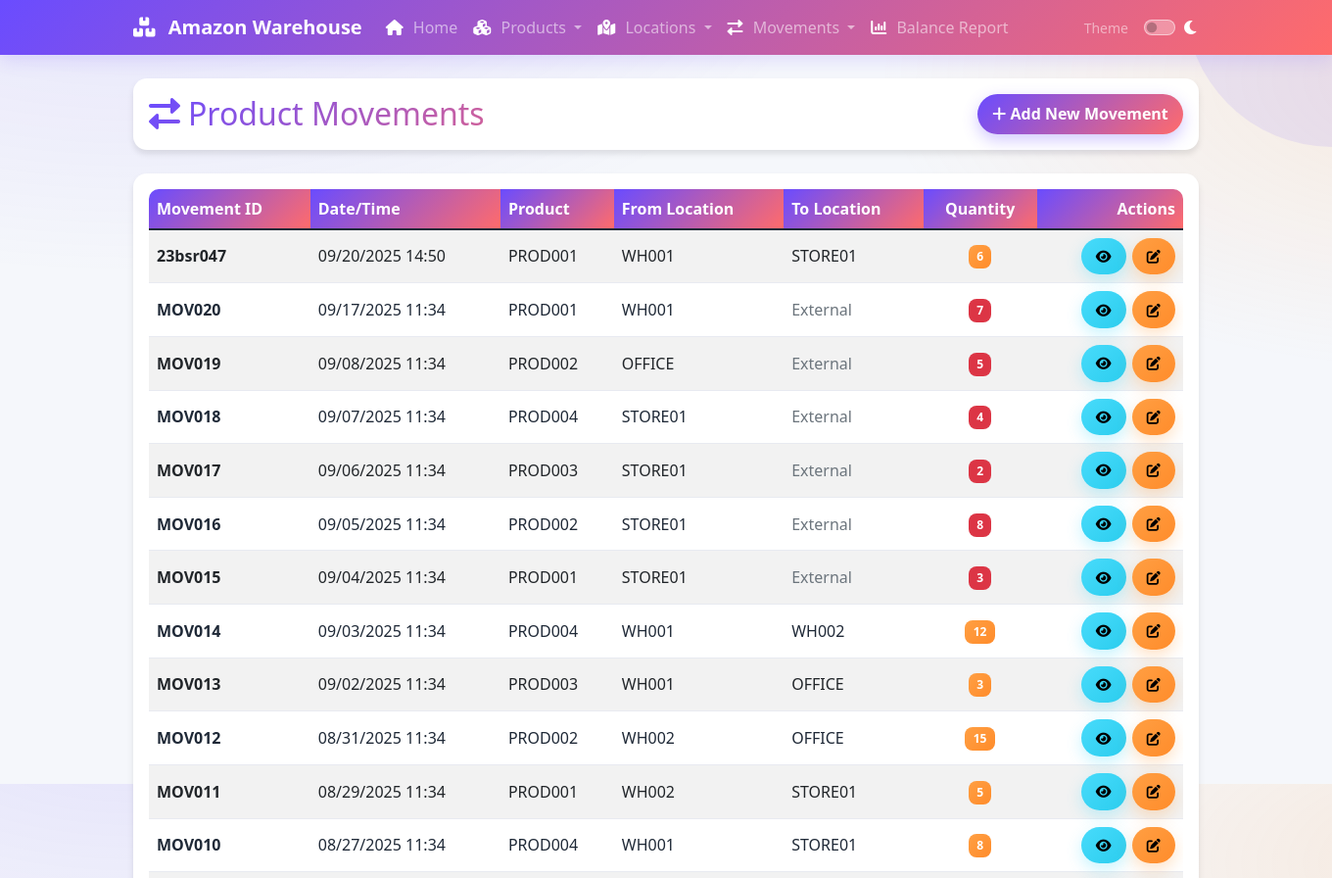
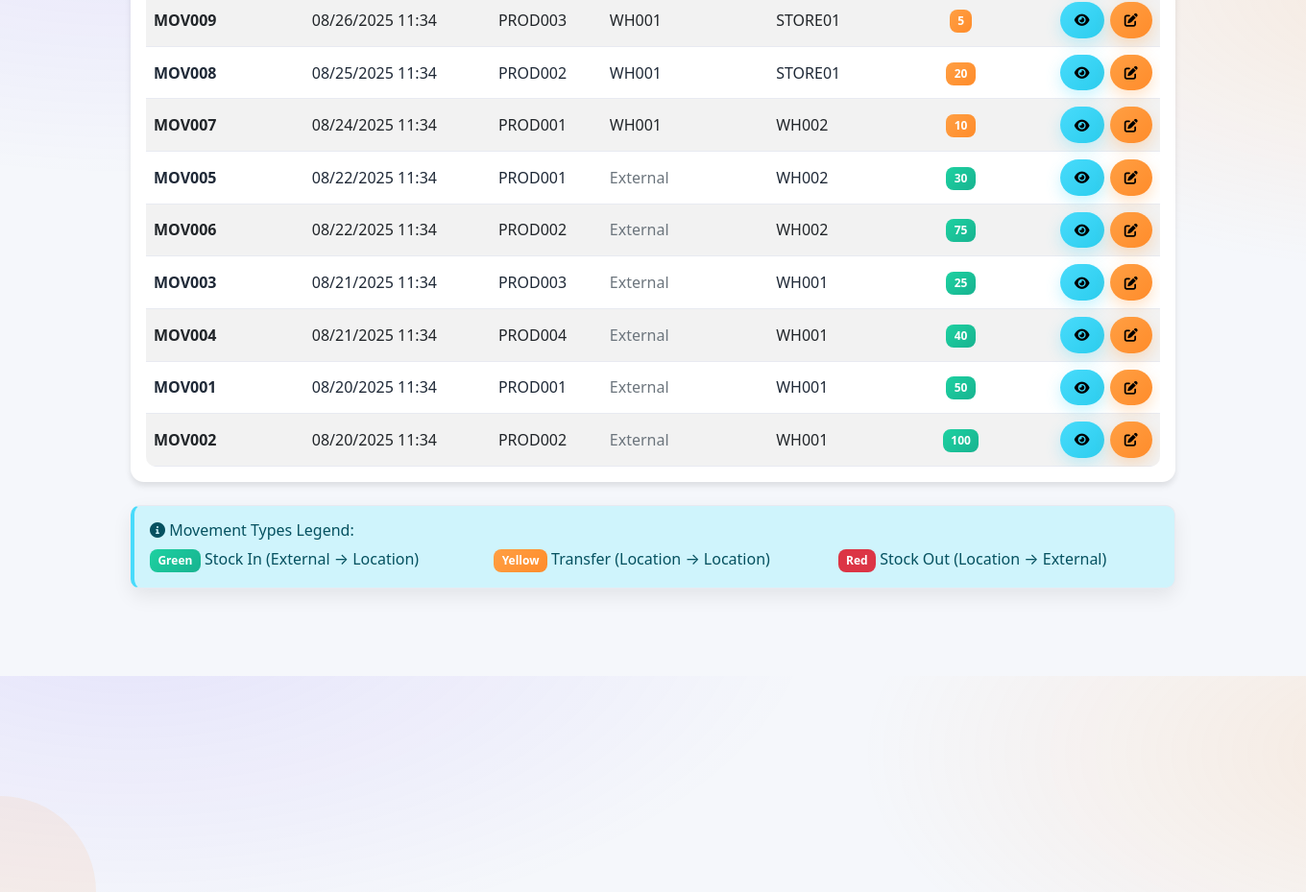
/movements, run on the app's committed database (2 pictures, top to bottom).
### app.py (models this page shows, shortened)
class ProductMovement(db.Model):
    movement_id = db.Column(db.String(50), primary_key=True)
    timestamp = db.Column(db.DateTime, nullable=False, default=datetime.utcnow)
    from_location = db.Column(db.String(50), db.ForeignKey('location.location_id'), nullable=True)
    to_location = db.Column(db.String(50), db.ForeignKey('location.location_id'), nullable=True)
    product_id = db.Column(db.String(50), db.ForeignKey('product.product_id'), nullable=False)
    qty = db.Column(db.Integer, nullable=False)
    product = db.relationship('Product', backref='movements')
    from_loc = db.relationship('Location', foreign_keys=[from_location], backref='outgoing_movements')
    to_loc = db.relationship('Location', foreign_keys=[to_location], backref='incoming_movements')

### app.py (the view)
@app.route('/movements')
def movements():
    movements = ProductMovement.query.order_by(ProductMovement.timestamp.desc()).all()
    return render_template('movements.html', movements=movements)

### templates/movements.html (shortened to what this page needs)
{% extends "base.html" %}
{% block content %}
<div class="card mb-4">
    <div class="card-body">
        <div class="row align-items-center g-3">
            <div class="col-md-6">
                <h2 class="m-0 gradient-text"><i class="fas fa-right-left me-2"></i>Product Movements</h2>
            </div>
            <div class="col-md-6 text-md-end">
                <a href="{{ url_for('add_movement') }}" class="btn btn-primary btn-pill">
                    <i class="fas fa-plus"></i> Add New Movement
                </a>
            </div>
        </div>
    </div>
</div>
{% if movements %}
<div class="card">
    <div class="card-body">
        <div class="table-responsive">
            <table class="table table-striped table-hover">
                <thead class="table-dark">
                    <tr>
                        <th class="text-nowrap">Movement ID</th>
                        <th class="text-nowrap">Date/Time</th>
                        <th class="text-nowrap">Product</th>
                        <th class="text-nowrap">From Location</th>
                        <th class="text-nowrap">To Location</th>
                        <th class="text-nowrap text-center">Quantity</th>
                        <th class="text-end text-nowrap">Actions</th>
                    </tr>
                </thead>
                <tbody>
                    {% for movement in movements %}
                    <tr>
                        <td><strong>{{ movement.movement_id }}</strong></td>
                        <td>{{ movement.timestamp.strftime('%m/%d/%Y %H:%M') }}</td>
                        <td>
                            <a href="{{ url_for('view_product', product_id=movement.product_id) }}" class="text-decoration-none">
                                {{ movement.product_id }}
                            </a>
                        </td>
                        <td>
                            {% if movement.from_location %}
                                <a href="{{ url_for('view_location', location_id=movement.from_location) }}" class="text-decoration-none">
                                    {{ movement.from_location }}
                                </a>
                            {% else %}
                                <span class="text-muted">External</span>
                            {% endif %}
                        </td>
                        <td>
                            {% if movement.to_location %}
                                <a href="{{ url_for('view_location', location_id=movement.to_location) }}" class="text-decoration-none">
                                    {{ movement.to_location }}
                                </a>
                            {% else %}
                                <span class="text-muted">External</span>
                            {% endif %}
                        </td>
                        <td class="text-center">
                            <span class="badge bg-{{ 'success' if movement.to_location and not movement.from_location else 'warning' if movement.from_location and movement.to_location else 'danger' }}">
                                {{ movement.qty }}
                            </span>
                        </td>
                        <td class="text-end">
                            <div class="btn-group" role="group">
                                <a href="{{ url_for('view_movement', movement_id=movement.movement_id) }}"
                                   class="btn btn-sm btn-info btn-pill" title="View">
                                    <i class="fas fa-eye"></i>
                                </a>
                                <a href="{{ url_for('edit_movement', movement_id=movement.movement_id) }}"
                                   class="btn btn-sm btn-warning btn-pill" title="Edit">
                                    <i class="fas fa-edit"></i>
                                </a>
                            </div>
                        </td>
                    </tr>
                    {% endfor %}
                </tbody>
            </table>
        </div>
    </div>
</div>
<div class="row mt-4">
    <div class="col-12">
        <div class="alert alert-info">
            <h6><i class="fas fa-info-circle"></i> Movement Types Legend:</h6>
            <div class="row">
                <div class="col-md-4">
                    <span class="badge bg-success">Green</span> Stock In (External → Location)
                </div>
                <div class="col-md-4">
                    <span class="badge bg-warning">Yellow</span> Transfer (Location → Location)
                </div>
                <div class="col-md-4">
                    <span class="badge bg-danger">Red</span> Stock Out (Location → External)
                </div>
            </div>
        </div>
    </div>
</div>
{% endif %}
{% endblock %}

### templates/base.html (shortened to what this page needs)
<!DOCTYPE html>
<html lang="en">
<head>
    <link href="https://cdn.jsdelivr.net/npm/bootstrap@5.1.3/dist/css/bootstrap.min.css" rel="stylesheet">
    <link href="https://cdnjs.cloudflare.com/ajax/libs/font-awesome/6.0.0/css/all.min.css" rel="stylesheet">
    <link href="{{ url_for('static', filename='styles.css') }}" rel="stylesheet">
</head>
<body>
    <nav class="navbar navbar-expand-lg navbar-dark bg-primary">
        <div class="container">
            <a class="navbar-brand" href="{{ url_for('index') }}">
                <i class="fas fa-boxes-stacked"></i> Amazon Warehouse
            </a>
            <div class="collapse navbar-collapse" id="navbarNav">
                <ul class="navbar-nav me-auto">
                    <li class="nav-item">
                        <a class="nav-link" href="{{ url_for('index') }}">
                            <i class="fas fa-home"></i> Home
                        </a>
                    </li>
                    <li class="nav-item dropdown">
                        <a class="nav-link dropdown-toggle" href="#" id="productsDropdown" role="button" data-bs-toggle="dropdown">
                            <i class="fas fa-cubes"></i> Products
                        </a>
                    </li>
                    <li class="nav-item dropdown">
                        <a class="nav-link dropdown-toggle" href="#" id="locationsDropdown" role="button" data-bs-toggle="dropdown">
                            <i class="fas fa-map-location-dot icon-location"></i> Locations
                        </a>
                    </li>
                    <li class="nav-item dropdown">
                        <a class="nav-link dropdown-toggle" href="#" id="movementsDropdown" role="button" data-bs-toggle="dropdown">
                            <i class="fas fa-right-left"></i> Movements
                        </a>
                    </li>
                    <li class="nav-item">
                        <a class="nav-link" href="{{ url_for('balance_report') }}">
                            <i class="fas fa-chart-column"></i> Balance Report
                        </a>
                    </li>
                </ul>
                <div class="ms-auto d-flex align-items-center gap-3">
                    <div class="text-white-50 small d-none d-lg-block">Theme</div>
                    <div class="form-check form-switch m-0">
                        <input class="form-check-input" type="checkbox" id="themeSwitch" aria-label="Toggle dark mode">
                        <label class="form-check-label text-white" for="themeSwitch">
                            <i class="fas fa-moon"></i>
                        </label>
                    </div>
                </div>
            </div>
        </div>
    </nav>
    <div class="decorative-element deco-1"></div>
    <div class="decorative-element deco-2"></div>
    <div class="container mt-4">
        {% block content %}{% endblock %}
    </div>
</body>
</html>

### static/styles.css (style rules this page uses)
:root { --primary: #6A4CFF; --secondary: #FF6B6B; --success: #1DD1A1; --info: #48DBFB; --warning: #FF9F43; --danger: #FF6B6B; --light: #F8F9FA; --dark: #0F172A; --text: #1F2937; --muted: #6B7280; --border: #E8EAF1; --card: #FFFFFF; --bg: #F5F7FB; --card-radius: 14px; --accent: #FF6B6B; --gradient-start: #6A4CFF; --gradient-end: #FF6B6B; --gradient-bg: linear-gradient(135deg, #6A4CFF, #FF6B6B); }
html, body { scroll-behavior: smooth; }
body { background: radial-gradient(1200px 600px at 10% -10%, rgba(106, 76, 255, 0.12) 0%, rgba(106, 76, 255, 0) 60%), radial-gradient(1000px 500px at 110% 10%, rgba(255, 155, 67, 0.15) 0%, rgba(255, 155, 67, 0) 60%), var(--bg); color: var(--text); }
.container { max-width: 1120px; margin: 0 auto; padding: 0 1rem; }
.navbar { box-shadow: 0 6px 18px rgba(106, 76, 255, 0.15); }
.navbar-dark { background: var(--gradient-bg) !important; }
[data-theme="dark"] .navbar-dark .icon-location, .navbar-dark .icon-location { color: #ffffff !important; }
.navbar-dark .navbar-brand i, .navbar-dark .nav-link i, .navbar-dark .dropdown-toggle i { color: #ffffff !important; }
.navbar-brand i { margin-right: 8px; }
.nav-link { font-weight: 500; }
.nav-link .fas { margin-right: 6px; }
.form-switch .form-check-input { cursor: pointer; background-color: rgba(255, 255, 255, 0.3); border-color: rgba(255, 255, 255, 0.5); }
.card { border: 1px solid var(--border); border-radius: var(--card-radius); background: var(--card); box-shadow: 0 10px 24px rgba(0,0,0,0.08); transition: transform 0.2s ease, box-shadow 0.2s ease; }
.table { margin-bottom: 0; color: var(--text); border-radius: 10px; overflow: hidden; }
.table thead.table-dark th { background: var(--gradient-bg); border: 0; color: white; }
.table tbody tr { transition: background-color 0.2s ease; }
.table td, .table th { vertical-align: middle; border-color: var(--border); }
.btn { border-radius: 10px; padding: 0.52rem 0.95rem; border: none; font-weight: 600; transition: all 0.2s ease; }
.btn-group .btn + .btn { margin-left: 6px; }
.btn-primary { background: var(--gradient-bg); box-shadow: 0 6px 16px rgba(106, 76, 255, 0.3); }
.btn-warning { background: linear-gradient(135deg, #FF9F43, #FF8C2B); box-shadow: 0 6px 16px rgba(255, 159, 67, 0.3); }
.btn-info { background: linear-gradient(135deg, #48DBFB, #2BCDEE); box-shadow: 0 6px 16px rgba(72, 219, 251, 0.3); }
.alert { border: 1px solid var(--border); border-radius: 12px; box-shadow: 0 8px 20px rgba(0,0,0,0.08); border-left: 4px solid; }
.alert-info { border-left-color: var(--info); }
.badge { border-radius: 8px; padding: 0.5em 0.7em; font-weight: 600; }
.badge.bg-success { background: linear-gradient(135deg, #1DD1A1, #18B390) !important; }
.badge.bg-warning { background: linear-gradient(135deg, #FF9F43, #FF8C2B) !important; }
a { color: var(--primary); transition: color 0.2s ease; }
a.text-decoration-none { color: inherit; }
.decorative-element { position: absolute; border-radius: 50%; opacity: 0.1; z-index: -1; }
.deco-1 { width: 300px; height: 300px; background: var(--primary); top: -150px; right: -150px; }
.deco-2 { width: 200px; height: 200px; background: var(--warning); bottom: -100px; left: -100px; }
.gradient-text { background: var(--gradient-bg); -webkit-background-clip: text; -webkit-text-fill-color: transparent; background-clip: text; }
.btn-pill { border-radius: 9999px !important; }
.icon-location { color: var(--warning) !important; }

### templates/base.html (style rules this page uses)
.navbar-brand { font-weight: bold; }
.card { box-shadow: 0 4px 6px rgba(0, 0, 0, 0.1); border: none; }
.btn { border-radius: 5px; }
.table { border-radius: 10px; overflow: hidden; }
.alert { border-radius: 10px; }

### data on the page
ProductMovement: movement_id "23bsr047", timestamp "09/20/2025 14:50", product_id "PROD001", from_location "WH001", to_location "STORE01", qty "6"
ProductMovement: movement_id "MOV020", timestamp "09/17/2025 11:34", product_id "PROD001", from_location "WH001", shows "External", qty "7"
ProductMovement: movement_id "MOV019", timestamp "09/08/2025 11:34", product_id "PROD002", from_location "OFFICE", shows "External", qty "5"
ProductMovement: movement_id "MOV018", timestamp "09/07/2025 11:34", product_id "PROD004", from_location "STORE01", shows "External", qty "4"
ProductMovement: movement_id "MOV017", timestamp "09/06/2025 11:34", product_id "PROD003", from_location "STORE01", shows "External", qty "2"
ProductMovement: movement_id "MOV016", timestamp "09/05/2025 11:34", product_id "PROD002", from_location "STORE01", shows "External", qty "8"
ProductMovement: movement_id "MOV015", timestamp "09/04/2025 11:34", product_id "PROD001", from_location "STORE01", shows "External", qty "3"
ProductMovement: movement_id "MOV014", timestamp "09/03/2025 11:34", product_id "PROD004", from_location "WH001", to_location "WH002", qty "12"
ProductMovement: movement_id "MOV013", timestamp "09/02/2025 11:34", product_id "PROD003", from_location "WH001", to_location "OFFICE", qty "3"
ProductMovement: movement_id "MOV012", timestamp "08/31/2025 11:34", product_id "PROD002", from_location "WH002", to_location "OFFICE", qty "15"
ProductMovement: movement_id "MOV011", timestamp "08/29/2025 11:34", product_id "PROD001", from_location "WH002", to_location "STORE01", qty "5"
ProductMovement: movement_id "MOV010", timestamp "08/27/2025 11:34", product_id "PROD004", from_location "WH001", to_location "STORE01", qty "8"
ProductMovement: movement_id "MOV009", timestamp "08/26/2025 11:34", product_id "PROD003", from_location "WH001", to_location "STORE01", qty "5"
ProductMovement: movement_id "MOV008", timestamp "08/25/2025 11:34", product_id "PROD002", from_location "WH001", to_location "STORE01", qty "20"
ProductMovement: movement_id "MOV007", timestamp "08/24/2025 11:34", product_id "PROD001", from_location "WH001", to_location "WH002", qty "10"
ProductMovement: movement_id "MOV005", timestamp "08/22/2025 11:34", product_id "PROD001", shows "External", to_location "WH002", qty "30"
ProductMovement: movement_id "MOV006", timestamp "08/22/2025 11:34", product_id "PROD002", shows "External", to_location "WH002", qty "75"
ProductMovement: movement_id "MOV003", timestamp "08/21/2025 11:34", product_id "PROD003", shows "External", to_location "WH001", qty "25"
ProductMovement: movement_id "MOV004", timestamp "08/21/2025 11:34", product_id "PROD004", shows "External", to_location "WH001", qty "40"
ProductMovement: movement_id "MOV001", timestamp "08/20/2025 11:34", product_id "PROD001", shows "External", to_location "WH001", qty "50"
ProductMovement: movement_id "MOV002", timestamp "08/20/2025 11:34", product_id "PROD002", shows "External", to_location "WH001", qty "100"
